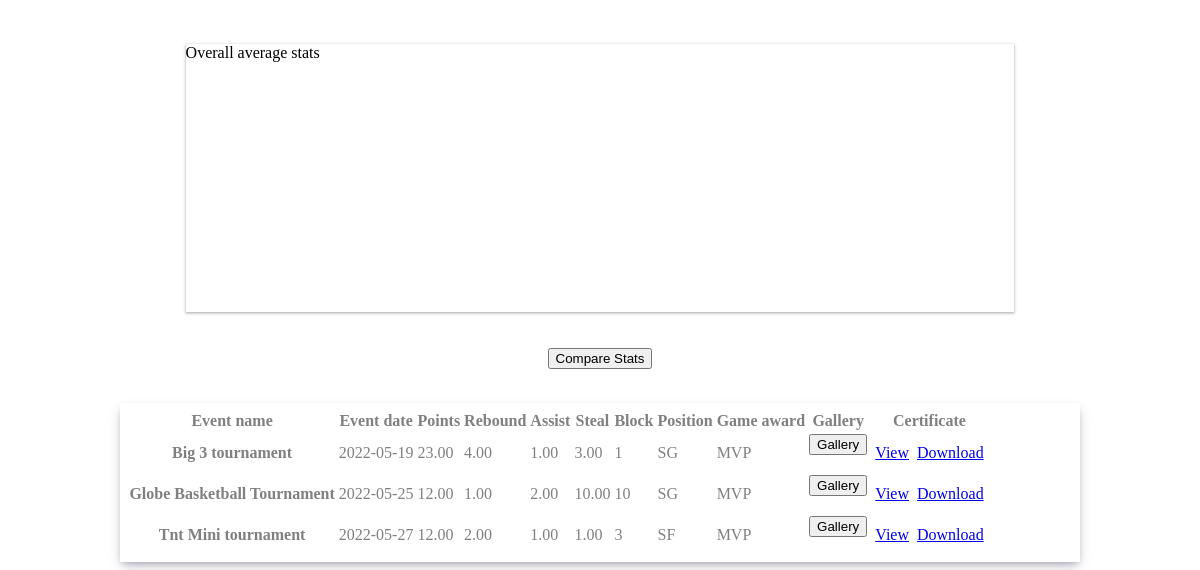
Page /view_port_ses.php?portId=16 on the committed database.
### tables this page shows
CREATE TABLE `player_portfolio` (
  `event_id` int(11) NOT NULL,
  `user_id` int(11) NOT NULL,
  `event_name` varchar(30) DEFAULT NULL,
  `event_date` varchar(30) DEFAULT NULL,
  `points` decimal(11,2) DEFAULT NULL,
  `rebound` decimal(11,2) DEFAULT NULL,
  `assist` decimal(11,2) DEFAULT NULL,
  `steal` decimal(11,2) DEFAULT NULL,
  `block` int(11) DEFAULT NULL,
  `position` varchar(40) DEFAULT NULL,
  `game_award` varchar(30) DEFAULT NULL,
  `certificate` varchar(60) DEFAULT NULL,
  `user_fullname` varchar(30) DEFAULT NULL,
  `user_address` varchar(30) DEFAULT NULL,
  `port_dob` varchar(30) DEFAULT NULL,
  `event_timestamp` timestamp NOT NULL DEFAULT current_timestamp() ON UPDATE current_timestamp()
);

### view_port_ses.php (the view, shortened to what this page needs)
<?php
$portData = "SELECT * FROM player_portfolio WHERE user_id='$userIdno'";
 $portQuery = mysqli_query($conn, $portData);
if(isset($_GET['portId'])) {
$portId = $_GET['portId'];
$portData = "SELECT * FROM player_portfolio WHERE user_id='$portId'";
$portQuery = mysqli_query($conn, $portData);
}
 ?>
<div class="chart-container animate__animated animate__backInLeft">
  <label>Overall average stats </label>
  <div id="basketballStat" style="height: 250px;"></div>
</div>
<div class="btn-compare-container">
  <div>
    <form action="view_pos_chart_ses.php" method="GET" clas="form-group">
      <br>
      <input type="submit" name="btnCompare" value="Compare Stats" class="btn btn-outline-primary">
    </form>
  </div>
</div>
<div class="port-render-container animate__animated animate__backInRight" style="overflow-x: auto;">
  <table class="tab-des table table-hover">
  <thead>
    <tr>
      <th scope="col">Event name</th>
      <th scope="col">Event date</th>
      <th scope="col">Points</th>
      <th scope="col">Rebound</th>
      <th scope="col">Assist</th>
      <th scope="col">Steal</th>
      <th scope="col">Block</th>
      <th scope="col">Position</th>
      <th scope="col">Game award</th>
      <th scope="col">Gallery</th>
      <th scope="col">Certificate</th>
    </tr>
  </thead>
  <tbody>
  <?php  while($portRow = $portQuery->fetch_assoc()): ?>
    <tr>
      <th scope="row"><?php echo $portRow['event_name']; ?></th>
      <td><?php echo $portRow['event_date']; ?></td>
      <td><?php echo $portRow['points']; ?></td>
      <td><?php echo $portRow['rebound']; ?></td>
      <td><?php echo $portRow['assist']; ?></td>
      <td><?php echo $portRow['steal']; ?></td>
      <td><?php echo $portRow['block']; ?></td>
      <td>
        <?php echo $portRow['position']; ?>
    </td>
      <td><?php echo $portRow['game_award']; ?></td>
      <td>
        <form action="view_gallery_ses.php" method="GET">
          <input type="submit" name="btnGal" value="Gallery" class="btn btn-outline-secondary">
        </form>
      </td>
      <td>
        <div class="btn-a">
          <div class="btn-child">
            <a href="<?php echo "certificate/".$portRow['certificate']; ?>" target="_blank" class="btn btn-outline-secondary">View</a>
          </div>
          <div class="btn-child">
             <a href="<?php echo "certificate/".$portRow['certificate']; ?>" download class="btn btn-outline-secondary">Download</a>
          </div>
        </div>
      </td>
      <td>
        <div class="btn-a">
        </div>
      </td>
    </tr>
  <?php endwhile; ?>
  </tbody>
</table>
</div>

### view_port_ses.php (style rules this page uses)
.port-render-container { box-shadow: rgba(50, 50, 93, 0.25) 0px 6px 12px -2px, rgba(0, 0, 0, 0.3) 0px 3px 7px -3px; padding: 6px; margin: auto; width: 80%; }
.tab-des { color: gray; }
.btn-a { display: flex; }
.btn-child { margin: 4px; }
.chart-container { box-shadow: rgba(60, 64, 67, 0.3) 0px 1px 2px 0px, rgba(60, 64, 67, 0.15) 0px 1px 3px 1px; width: 70%; margin: auto; }
.btn-compare-container { text-align: center; }

### rows in the picture
player_portfolio: event_name "Big 3 tournament", event_date "2022-05-19", points "23.00", rebound "4.00", assist "1.00", steal "3.00", block "1", position "SG", game_award "MVP"
player_portfolio: event_name "Globe Basketball Tournament", event_date "2022-05-25", points "12.00", rebound "1.00", assist "2.00", steal "10.00", block "10", position "SG", game_award "MVP"
player_portfolio: event_name "Tnt Mini tournament", event_date "2022-05-27", points "12.00", rebound "2.00", assist "1.00", steal "1.00", block "3", position "SF", game_award "MVP"
